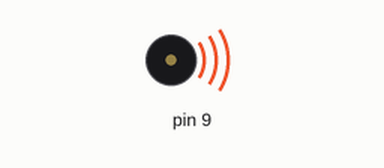
A sketch run on a simulated Arduino Uno, built with avr-gcc and run on an emulated ATmega328P. Parts: buzzer (waves = sounding).

Above: at 0.5 s.
Timing chart, 0 to 4.6 s (numbered marks = the images above):
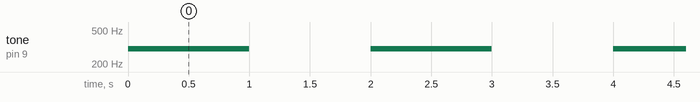

Measured:
- by itself, tone on pin 9: alternates 300 Hz for 1.0 s and silent for 1.0 s

The sketch:

piezo_buzzer.ino
```cpp
void setup() {
  // put your setup code here, to run once:

}

void loop() {
  // put your main code here, to run repeatedly:
  tone(9, 300);
  delay(1000);
  noTone(9);
  delay(1000);
}
```
